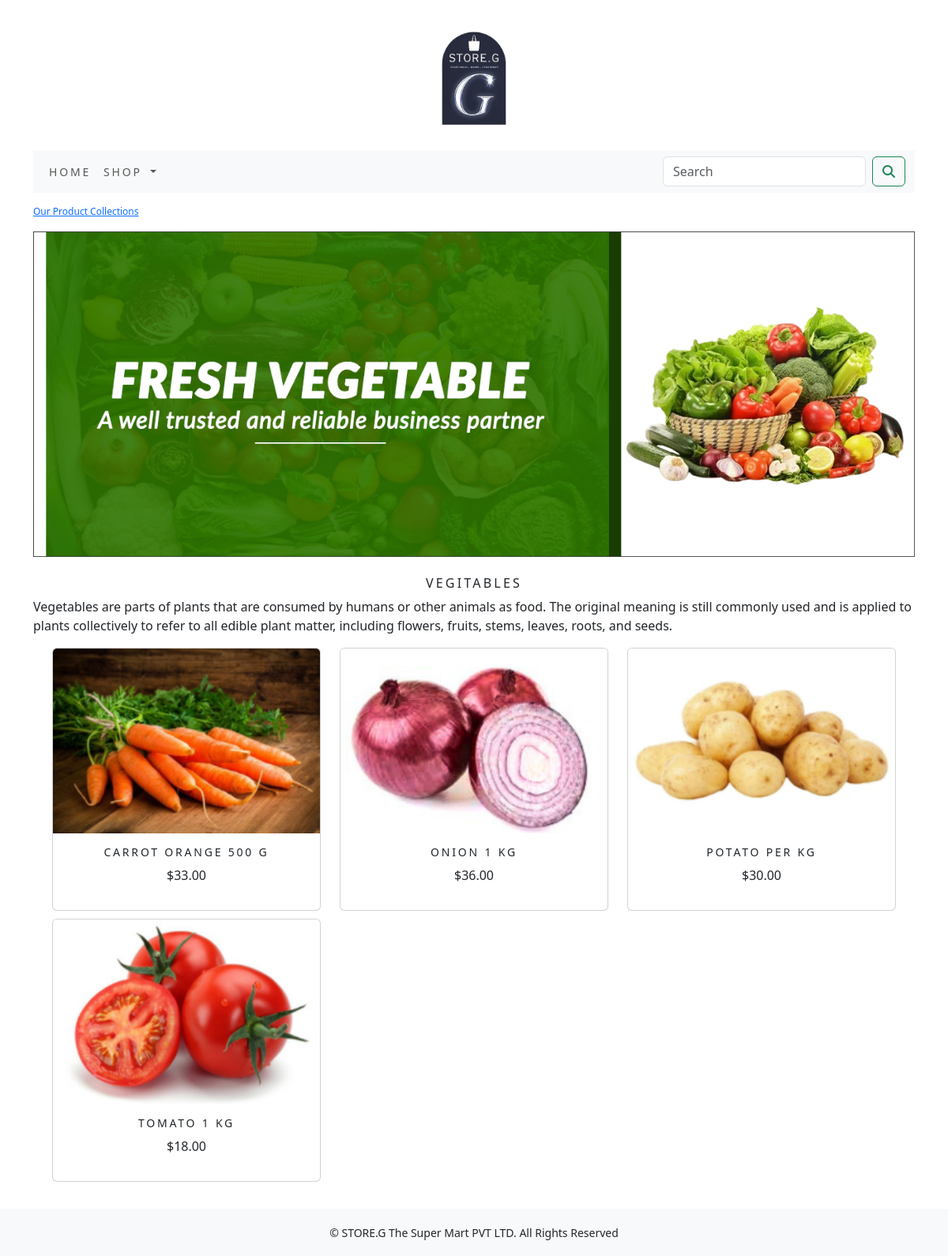
/shop/vegitables/, run on the app's committed database.
### shop/models.py (models this page shows, shortened)
class Category(models.Model):
    name=models.CharField(max_length=250, unique=True)
    slug=models.SlugField(max_length=250, unique=True)
    description=models.TextField(blank=True)
    image=models.ImageField(upload_to='category', blank=True)
    class Meta:
        ordering=('name',)
        verbose_name='category'
        verbose_name_plural='categories'
    def get_url(self):
        return reverse('shop:products_by_category', args=[self.slug])

class Product(models.Model):
    name=models.CharField(max_length=250, unique=True)
    slug=models.SlugField(max_length=250, unique=True)
    description=models.TextField(blank=True)
    price=models.DecimalField(max_digits=10, decimal_places=2)
    category=models.ForeignKey(Category, on_delete=models.CASCADE)
    image=models.ImageField(upload_to='product', blank=True)
    stock=models.IntegerField()
    available=models.BooleanField(default=True)
    created=models.DateTimeField(auto_now_add=True)
    updated=models.DateTimeField(auto_now=True)
    def get_url(self):
        return reverse('shop:prodCatdetail', args=[self.category.slug,self.slug])
    class Meta:
        ordering=('name',)
        verbose_name='product'
        verbose_name_plural='products'

### shop/views.py (the view)
# urls.py: path('', views.allProdCat, name='allProdCat'),
def allProdCat(request,c_slug=None):
    c_page=None
    products_list=None
    if c_slug != None:
        c_page=get_object_or_404(Category,slug=c_slug)
        products_list=Product.objects.all().filter(category=c_page,available=True)
    else:
        products_list=Product.objects.all().filter(available=True)
    paginator=Paginator(products_list,6)
    try:
        page=int(request.GET.get('page','1'))
    except:
        page=1
    try:
        products=paginator.page(page)
    except (EmptyPage,InvalidPage):
        products=paginator.page(paginator.num_pages)
    return render(request, "category.html", {'category':c_page,'products':products})

### cart/context_processors.py (called while the page is built)
def counter(request):
    item_count=0
    if 'admin' in request.path:
        return {}
    else:
        try:
            cart=Cart.objects.filter(cart_id=_cart_id(request))
            car_items=CartItem.objects.all().filter(cart=cart[:1])
            for cart_item in car_items:
                item_count += cart_item.quantity
        except Cart.DoesNotExist:
            item_count=0
    return dict(item_count=item_count)

### cart/views.py (called while the page is built)
def _cart_id(request):
    cart = request.session.session_key
    if not cart:
        cart = request.session.create()
    return cart

### shop/context_processors.py (called while the page is built)
def menu_links(request):
    links=Category.objects.all()
    return dict(links=links)

### templates/category.html (shortened to what this page needs)
{% extends 'base.html' %}
{% load static %}
{% block content %}
{% if category %}
<div>
    <div class="row my_row_class">
        <div class="mx-auto">
            <p><a href="{% url 'shop:allProdCat' %}">Our Product Collections</a></p>
        </div>
    </div>
</div>
{% endif %}
<div class="mx-auto">
    {% if category %}
    <img class="my_image" src="{{category.image.url}}" alt="{{category.name}}">
</div>
<br>
<div>
    <h1 class="text-center my_title">{{category.name}}</h1>
    <p class="text-justify">{{category.description}}</p>
</div>
{% endif %}
<div class="container">
    <div class="row mx-auto">
        {% for product in products.object_list %}
        <div class="my_bottom_margin col-9 col-sm-12 col-md-4 col-lg-4">
            <div class="card text-center" style="min-width: 18rem;">
                <a href="{{product.get_url}}"><img class="card-img-top my_image" src="{{product.image.url}}"
                        alt="{{product.name}}" width="150px"></a>
                <div class="card-body">
                    <h4>{{product.name}}</h4>
                    <p>${{product.price}}</p>
                </div>
            </div>
        </div>
        {% endfor %}
    </div>
    <br>
</div>
{% endblock %}

### static/css/custom.css (style rules this page uses)
body { font-family: 'Roboto', sans-serif; }
.my_row_class { padding-top: 15px; }
.my_row_class .mx-auto { color: #000; font-size: 12px; }
.my_image { width: 100%; height: auto; }
.my_title { font-size: 16px; text-transform: uppercase; letter-spacing: .2em; }
.my_bottom_margin { margin-bottom: 10px; }
.card-body h4 { font-size: 14px; text-transform: uppercase; letter-spacing: .2em; }

### data on the page
Category: image (picture), name "VEGITABLES", description "Vegetables are parts of plants that are consumed by humans or other animals as food. The original meaning is still commonly used and is applied to plants collectively to refer to all edible plant matter, including flowers, fruits, stems, leaves, roots, and seeds."
Product: image (picture), name "CARROT ORANGE 500 G", price "33.00"
Product: image (picture), name "ONION 1 KG", price "36.00"
Product: image (picture), name "POTATO PER KG", price "30.00"
Product: image (picture), name "TOMATO 1 KG", price "18.00"
